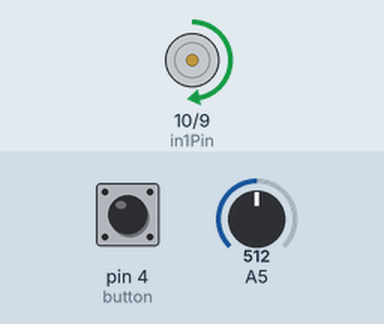
A sketch run on a simulated Arduino Uno, built with avr-gcc and run on an emulated ATmega328P. On the bench: motor-driver pin pairs drawn as motors (green arrow = first pin HIGH = forward, orange = second pin HIGH = backward, longer = more drive, scaled by the enable pin). The test bench sets the inputs (shaded band); at power-on: A5 = 512, pin 4 (button) LOW.

Above: at 1.2 s.
1.3 s: A5 set to 716
At 2.5 s:
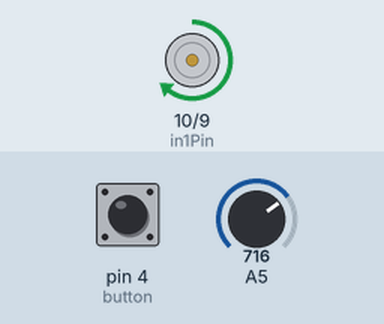
2.8 s: pin 4 (button) pulled HIGH for 0.15 s
At 4.0 s:
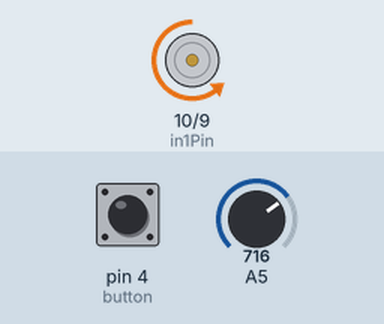
4.4 s: A5 set to 900
At 5.1 s:
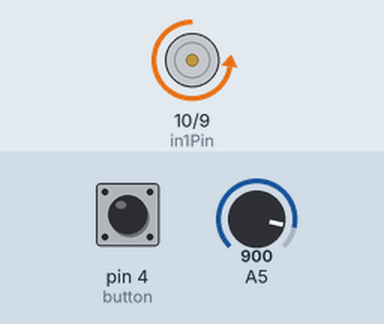
5.9 s: pin 4 (button) pulled HIGH for 1 s
At 7.6 s:
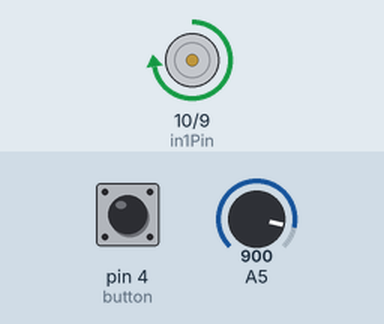
8.4 s: A5 set to 122
At 9.6 s:
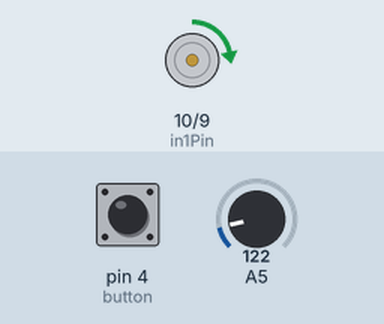
9.9 s: pin 4 (button) pulled HIGH for 0.15 s
At 10.6 s:
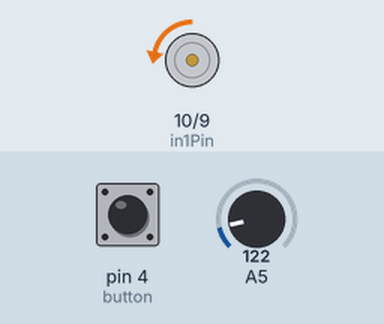
Timing chart, 0 to 12.5 s (numbered marks = the images above; inputs shaded):
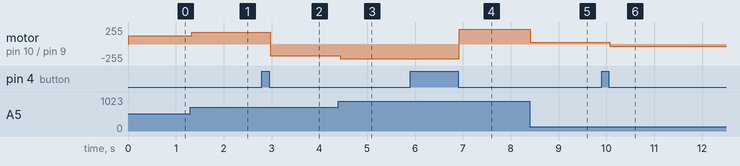

The sketch:

Pot.ino
```cpp
// Defining the constants for the pins
const int enableAPin = 11;
const int in1Pin=10;
const int in2Pin=9;
const int button=4;
// Initialising the button state to false
int pressed=false;

void setup() {
  // put your setup code here, to run once:
  //Setting the output pins to the H-bridge
  pinMode(enableAPin, OUTPUT);
  pinMode(in1Pin, OUTPUT);
  pinMode(in2Pin, OUTPUT);
  //Setting the input button pin
  pinMode(button, INPUT);
  }

void loop() {
  // put your main code here, to run repeatedly:
  //setting the potentiometer analogue input
  int potValue = analogRead(A5);
  //mapping the pot input to an 8-bit scale.
  int pwmOutput=map(potValue, 0, 1023, 0, 255);
  //outputing the pot input as speed to the H-bridge
  analogWrite(enableAPin, pwmOutput);
  if (digitalRead(button)==true){
    pressed=!pressed; //if the button is pressed then the pressed variable changes to the opposite.
  }
  while (digitalRead(button)==true);
  delay(20);

  if (pressed == true ){
    // if pressed is true then the H-bridge moves in direction 1
    digitalWrite(in1Pin, LOW);
    digitalWrite(in2Pin, HIGH);
    delay(20);
  }

 else if (pressed==false){
  // if pressed is false then the H-bridge moves in direction 2
  digitalWrite(in1Pin, HIGH);
  digitalWrite(in2Pin, LOW);
  delay(10);
  }


}
```

Measured:
- after the input at 1.3 s, motor on pin 10 (in1Pin) / pin 9 (in2Pin): forward 127/255 → forward 178/255 at once
- after the input at 2.8 s, motor on pin 10 (in1Pin) / pin 9 (in2Pin): forward 178/255 → backward 178/255 after 0.17 s
- after the input at 4.4 s, motor on pin 10 (in1Pin) / pin 9 (in2Pin): backward 178/255 → backward 224/255 at once
- after the input at 5.9 s, motor on pin 10 (in1Pin) / pin 9 (in2Pin): backward 224/255 → forward 224/255 after 1.0 s
- after the input at 8.4 s, motor on pin 10 (in1Pin) / pin 9 (in2Pin): forward 224/255 → forward 30/255 at once
- after the input at 9.9 s, motor on pin 10 (in1Pin) / pin 9 (in2Pin): forward 30/255 → backward 30/255 after 0.17 s
